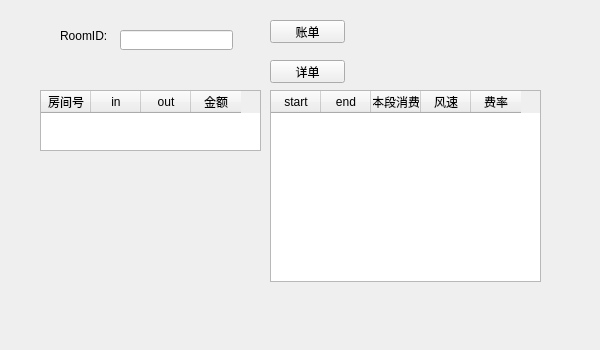
<?xml version="1.0" encoding="UTF-8"?>
<ui version="4.0">
 <class>Reception</class>
 <widget class="QWidget" name="Reception">
  <property name="geometry">
   <rect>
    <x>0</x>
    <y>0</y>
    <width>600</width>
    <height>350</height>
   </rect>
  </property>
  <property name="windowTitle">
   <string>Form</string>
  </property>
  <widget class="QLineEdit" name="lineEditRoomID">
   <property name="geometry">
    <rect>
     <x>120</x>
     <y>30</y>
     <width>113</width>
     <height>20</height>
    </rect>
   </property>
  </widget>
  <widget class="QLabel" name="label_2">
   <property name="geometry">
    <rect>
     <x>60</x>
     <y>30</y>
     <width>54</width>
     <height>12</height>
    </rect>
   </property>
   <property name="text">
    <string>RoomID:</string>
   </property>
  </widget>
  <widget class="QPushButton" name="pushButtonBill">
   <property name="geometry">
    <rect>
     <x>270</x>
     <y>20</y>
     <width>75</width>
     <height>23</height>
    </rect>
   </property>
   <property name="text">
    <string>账单</string>
   </property>
  </widget>
  <widget class="QPushButton" name="pushButtonDetail">
   <property name="geometry">
    <rect>
     <x>270</x>
     <y>60</y>
     <width>75</width>
     <height>23</height>
    </rect>
   </property>
   <property name="text">
    <string>详单</string>
   </property>
  </widget>
  <widget class="QTableWidget" name="tableWidgetBill">
   <property name="geometry">
    <rect>
     <x>40</x>
     <y>90</y>
     <width>221</width>
     <height>61</height>
    </rect>
   </property>
   <attribute name="horizontalHeaderDefaultSectionSize">
    <number>50</number>
   </attribute>
   <column>
    <property name="text">
     <string>房间号</string>
    </property>
   </column>
   <column>
    <property name="text">
     <string>in</string>
    </property>
   </column>
   <column>
    <property name="text">
     <string>out</string>
    </property>
   </column>
   <column>
    <property name="text">
     <string>金额</string>
    </property>
   </column>
  </widget>
  <widget class="QTableWidget" name="tableWidgetDetail">
   <property name="geometry">
    <rect>
     <x>270</x>
     <y>90</y>
     <width>271</width>
     <height>192</height>
    </rect>
   </property>
   <attribute name="horizontalHeaderDefaultSectionSize">
    <number>50</number>
   </attribute>
   <column>
    <property name="text">
     <string>start</string>
    </property>
   </column>
   <column>
    <property name="text">
     <string>end</string>
    </property>
   </column>
   <column>
    <property name="text">
     <string>本段消费</string>
    </property>
   </column>
   <column>
    <property name="text">
     <string>风速</string>
    </property>
   </column>
   <column>
    <property name="text">
     <string>费率</string>
    </property>
   </column>
  </widget>
 </widget>
 <resources/>
 <connections/>
</ui>
